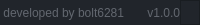
              <widget class="QFrame" name="frame_label_bottom">
               <property name="minimumSize">
                <size>
                 <width>0</width>
                 <height>25</height>
                </size>
               </property>
               <property name="maximumSize">
                <size>
                 <width>16777215</width>
                 <height>25</height>
                </size>
               </property>
               <property name="palette">
                <palette>
                 <active>
                  <colorrole role="WindowText">
                   <brush brushstyle="SolidPattern">
                    <color alpha="255">
                     <red>98</red>
                     <green>103</green>
                     <blue>111</blue>
                    </color>
                   </brush>
                  </colorrole>
                  <colorrole role="Button">
                   <brush brushstyle="SolidPattern">
                    <color alpha="255">
                     <red>33</red>
                     <green>37</green>
                     <blue>43</blue>
                    </color>
                   </brush>
                  </colorrole>
                  <colorrole role="Text">
                   <brush brushstyle="SolidPattern">
                    <color alpha="255">
                     <red>98</red>
                     <green>103</green>
                     <blue>111</blue>
                    </color>
                   </brush>
                  </colorrole>
                  <colorrole role="ButtonText">
                   <brush brushstyle="SolidPattern">
                    <color alpha="255">
                     <red>98</red>
                     <green>103</green>
                     <blue>111</blue>
                    </color>
                   </brush>
                  </colorrole>
                  <colorrole role="Base">
                   <brush brushstyle="SolidPattern">
                    <color alpha="255">
                     <red>33</red>
                     <green>37</green>
                     <blue>43</blue>
                    </color>
                   </brush>
                  </colorrole>
                  <colorrole role="Window">
                   <brush brushstyle="SolidPattern">
                    <color alpha="255">
                     <red>33</red>
                     <green>37</green>
                     <blue>43</blue>
                    </color>
                   </brush>
                  </colorrole>
                  <colorrole role="PlaceholderText">
                   <brush brushstyle="SolidPattern">
                    <color alpha="128">
                     <red>98</red>
                     <green>103</green>
                     <blue>111</blue>
                    </color>
                   </brush>
                  </colorrole>
                 </active>
                 <inactive>
                  <colorrole role="WindowText">
                   <brush brushstyle="SolidPattern">
                    <color alpha="255">
                     <red>98</red>
                     <green>103</green>
                     <blue>111</blue>
                    </color>
                   </brush>
                  </colorrole>
                  <colorrole role="Button">
                   <brush brushstyle="SolidPattern">
                    <color alpha="255">
                     <red>33</red>
                     <green>37</green>
                     <blue>43</blue>
                    </color>
                   </brush>
                  </colorrole>
                  <colorrole role="Text">
                   <brush brushstyle="SolidPattern">
                    <color alpha="255">
                     <red>98</red>
                     <green>103</green>
                     <blue>111</blue>
                    </color>
                   </brush>
                  </colorrole>
                  <colorrole role="ButtonText">
                   <brush brushstyle="SolidPattern">
                    <color alpha="255">
                     <red>98</red>
                     <green>103</green>
                     <blue>111</blue>
                    </color>
                   </brush>
                  </colorrole>
                  <colorrole role="Base">
                   <brush brushstyle="SolidPattern">
                    <color alpha="255">
                     <red>33</red>
                     <green>37</green>
                     <blue>43</blue>
                    </color>
                   </brush>
                  </colorrole>
                  <colorrole role="Window">
                   <brush brushstyle="SolidPattern">
                    <color alpha="255">
                     <red>33</red>
                     <green>37</green>
                     <blue>43</blue>
                    </color>
                   </brush>
                  </colorrole>
                  <colorrole role="PlaceholderText">
                   <brush brushstyle="SolidPattern">
                    <color alpha="128">
                     <red>98</red>
                     <green>103</green>
                     <blue>111</blue>
                    </color>
                   </brush>
                  </colorrole>
                 </inactive>
                 <disabled>
                  <colorrole role="WindowText">
                   <brush brushstyle="SolidPattern">
                    <color alpha="255">
                     <red>98</red>
                     <green>103</green>
                     <blue>111</blue>
                    </color>
                   </brush>
                  </colorrole>
                  <colorrole role="Button">
                   <brush brushstyle="SolidPattern">
                    <color alpha="255">
                     <red>33</red>
                     <green>37</green>
                     <blue>43</blue>
                    </color>
                   </brush>
                  </colorrole>
                  <colorrole role="Text">
                   <brush brushstyle="SolidPattern">
                    <color alpha="255">
                     <red>98</red>
                     <green>103</green>
                     <blue>111</blue>
                    </color>
                   </brush>
                  </colorrole>
                  <colorrole role="ButtonText">
                   <brush brushstyle="SolidPattern">
                    <color alpha="255">
                     <red>98</red>
                     <green>103</green>
                     <blue>111</blue>
                    </color>
                   </brush>
                  </colorrole>
                  <colorrole role="Base">
                   <brush brushstyle="SolidPattern">
                    <color alpha="255">
                     <red>33</red>
                     <green>37</green>
                     <blue>43</blue>
                    </color>
                   </brush>
                  </colorrole>
                  <colorrole role="Window">
                   <brush brushstyle="SolidPattern">
                    <color alpha="255">
                     <red>33</red>
                     <green>37</green>
                     <blue>43</blue>
                    </color>
                   </brush>
                  </colorrole>
                  <colorrole role="PlaceholderText">
                   <brush brushstyle="SolidPattern">
                    <color alpha="128">
                     <red>0</red>
                     <green>0</green>
                     <blue>0</blue>
                    </color>
                   </brush>
                  </colorrole>
                 </disabled>
                </palette>
               </property>
               <property name="layoutDirection">
                <enum>Qt::LeftToRight</enum>
               </property>
               <property name="styleSheet">
                <string notr="true">background-color: rgb(33, 37, 43);</string>
               </property>
               <layout class="QHBoxLayout" name="horizontalLayout_6">
                <property name="spacing">
                 <number>0</number>
                </property>
                <property name="leftMargin">
                 <number>0</number>
                </property>
                <property name="topMargin">
                 <number>0</number>
                </property>
                <property name="rightMargin">
                 <number>0</number>
                </property>
                <property name="bottomMargin">
                 <number>0</number>
                </property>
                <item>
                 <widget class="QLabel" name="label_developer">
                  <property name="maximumSize">
                   <size>
                    <width>120000</width>
                    <height>16777215</height>
                   </size>
                  </property>
                  <property name="palette">
                   <palette>
                    <active>
                     <colorrole role="WindowText">
                      <brush brushstyle="SolidPattern">
                       <color alpha="255">
                        <red>98</red>
                        <green>103</green>
                        <blue>111</blue>
                       </color>
                      </brush>
                     </colorrole>
                     <colorrole role="Button">
                      <brush brushstyle="SolidPattern">
                       <color alpha="255">
                        <red>33</red>
                        <green>37</green>
                        <blue>43</blue>
                       </color>
                      </brush>
                     </colorrole>
                     <colorrole role="Text">
                      <brush brushstyle="SolidPattern">
                       <color alpha="255">
                        <red>98</red>
                        <green>103</green>
                        <blue>111</blue>
                       </color>
                      </brush>
                     </colorrole>
                     <colorrole role="ButtonText">
                      <brush brushstyle="SolidPattern">
                       <color alpha="255">
                        <red>98</red>
                        <green>103</green>
                        <blue>111</blue>
                       </color>
                      </brush>
                     </colorrole>
                     <colorrole role="Base">
                      <brush brushstyle="SolidPattern">
                       <color alpha="255">
                        <red>33</red>
                        <green>37</green>
                        <blue>43</blue>
                       </color>
                      </brush>
                     </colorrole>
                     <colorrole role="Window">
                      <brush brushstyle="SolidPattern">
                       <color alpha="255">
                        <red>33</red>
                        <green>37</green>
                        <blue>43</blue>
                       </color>
                      </brush>
                     </colorrole>
                     <colorrole role="PlaceholderText">
                      <brush brushstyle="NoBrush">
                       <color alpha="128">
                        <red>98</red>
                        <green>103</green>
                        <blue>111</blue>
                       </color>
                      </brush>
                     </colorrole>
                    </active>
                    <inactive>
                     <colorrole role="WindowText">
                      <brush brushstyle="SolidPattern">
                       <color alpha="255">
                        <red>98</red>
                        <green>103</green>
                        <blue>111</blue>
                       </color>
                      </brush>
                     </colorrole>
                     <colorrole role="Button">
                      <brush brushstyle="SolidPattern">
                       <color alpha="255">
                        <red>33</red>
                        <green>37</green>
                        <blue>43</blue>
                       </color>
                      </brush>
                     </colorrole>
                     <colorrole role="Text">
                      <brush brushstyle="SolidPattern">
                       <color alpha="255">
                        <red>98</red>
                        <green>103</green>
                        <blue>111</blue>
                       </color>
                      </brush>
                     </colorrole>
                     <colorrole role="ButtonText">
                      <brush brushstyle="SolidPattern">
                       <color alpha="255">
                        <red>98</red>
                        <green>103</green>
                        <blue>111</blue>
                       </color>
                      </brush>
                     </colorrole>
                     <colorrole role="Base">
                      <brush brushstyle="SolidPattern">
                       <color alpha="255">
                        <red>33</red>
                        <green>37</green>
                        <blue>43</blue>
                       </color>
                      </brush>
                     </colorrole>
                     <colorrole role="Window">
                      <brush brushstyle="SolidPattern">
                       <color alpha="255">
                        <red>33</red>
                        <green>37</green>
                        <blue>43</blue>
                       </color>
                      </brush>
                     </colorrole>
                     <colorrole role="PlaceholderText">
                      <brush brushstyle="NoBrush">
                       <color alpha="128">
                        <red>98</red>
                        <green>103</green>
                        <blue>111</blue>
                       </color>
                      </brush>
                     </colorrole>
                    </inactive>
                    <disabled>
                     <colorrole role="WindowText">
                      <brush brushstyle="SolidPattern">
                       <color alpha="255">
                        <red>98</red>
                        <green>103</green>
                        <blue>111</blue>
                       </color>
                      </brush>
                     </colorrole>
                     <colorrole role="Button">
                      <brush brushstyle="SolidPattern">
                       <color alpha="255">
                        <red>33</red>
                        <green>37</green>
                        <blue>43</blue>
                       </color>
                      </brush>
                     </colorrole>
                     <colorrole role="Text">
                      <brush brushstyle="SolidPattern">
                       <color alpha="255">
                        <red>98</red>
                        <green>103</green>
                        <blue>111</blue>
                       </color>
                      </brush>
                     </colorrole>
                     <colorrole role="ButtonText">
                      <brush brushstyle="SolidPattern">
                       <color alpha="255">
                        <red>98</red>
                        <green>103</green>
                        <blue>111</blue>
                       </color>
                      </brush>
                     </colorrole>
                     <colorrole role="Base">
                      <brush brushstyle="SolidPattern">
                       <color alpha="255">
                        <red>33</red>
                        <green>37</green>
                        <blue>43</blue>
                       </color>
                      </brush>
                     </colorrole>
                     <colorrole role="Window">
                      <brush brushstyle="SolidPattern">
                       <color alpha="255">
                        <red>33</red>
                        <green>37</green>
                        <blue>43</blue>
                       </color>
                      </brush>
                     </colorrole>
                     <colorrole role="PlaceholderText">
                      <brush brushstyle="NoBrush">
                       <color alpha="128">
                        <red>98</red>
                        <green>103</green>
                        <blue>111</blue>
                       </color>
                      </brush>
                     </colorrole>
                    </disabled>
                   </palette>
                  </property>
                  <property name="font">
                   <font>
                    <family>Segoe UI</family>
                    <weight>50</weight>
                    <bold>false</bold>
                   </font>
                  </property>
                  <property name="toolTip">
                   <string>who is the most handsome person</string>
                  </property>
                  <property name="styleSheet">
                   <string notr="true"/>
                  </property>
                  <property name="lineWidth">
                   <number>0</number>
                  </property>
                  <property name="midLineWidth">
                   <number>0</number>
                  </property>
                  <property name="text">
                   <string> developed by bolt6281</string>
                  </property>
                  <property name="margin">
                   <number>0</number>
                  </property>
                 </widget>
                </item>
                <item>
                 <widget class="QLabel" name="label_version">
                  <property name="palette">
                   <palette>
                    <active>
                     <colorrole role="WindowText">
                      <brush brushstyle="SolidPattern">
                       <color alpha="255">
                        <red>98</red>
                        <green>103</green>
                        <blue>111</blue>
                       </color>
                      </brush>
                     </colorrole>
                     <colorrole role="Button">
                      <brush brushstyle="SolidPattern">
                       <color alpha="255">
                        <red>33</red>
                        <green>37</green>
                        <blue>43</blue>
                       </color>
                      </brush>
                     </colorrole>
                     <colorrole role="Text">
                      <brush brushstyle="SolidPattern">
                       <color alpha="255">
                        <red>98</red>
                        <green>103</green>
                        <blue>111</blue>
                       </color>
                      </brush>
                     </colorrole>
                     <colorrole role="ButtonText">
                      <brush brushstyle="SolidPattern">
                       <color alpha="255">
                        <red>98</red>
                        <green>103</green>
                        <blue>111</blue>
                       </color>
                      </brush>
                     </colorrole>
                     <colorrole role="Base">
                      <brush brushstyle="SolidPattern">
                       <color alpha="255">
                        <red>33</red>
                        <green>37</green>
                        <blue>43</blue>
                       </color>
                      </brush>
                     </colorrole>
                     <colorrole role="Window">
                      <brush brushstyle="SolidPattern">
                       <color alpha="255">
                        <red>33</red>
                        <green>37</green>
                        <blue>43</blue>
                       </color>
                      </brush>
                     </colorrole>
                     <colorrole role="PlaceholderText">
                      <brush brushstyle="NoBrush">
                       <color alpha="128">
                        <red>98</red>
                        <green>103</green>
                        <blue>111</blue>
                       </color>
                      </brush>
                     </colorrole>
                    </active>
                    <inactive>
                     <colorrole role="WindowText">
                      <brush brushstyle="SolidPattern">
                       <color alpha="255">
                        <red>98</red>
                        <green>103</green>
                        <blue>111</blue>
                       </color>
                      </brush>
                     </colorrole>
                     <colorrole role="Button">
                      <brush brushstyle="SolidPattern">
                       <color alpha="255">
                        <red>33</red>
                        <green>37</green>
                        <blue>43</blue>
                       </color>
                      </brush>
                     </colorrole>
                     <colorrole role="Text">
                      <brush brushstyle="SolidPattern">
                       <color alpha="255">
                        <red>98</red>
                        <green>103</green>
                        <blue>111</blue>
                       </color>
                      </brush>
                     </colorrole>
                     <colorrole role="ButtonText">
                      <brush brushstyle="SolidPattern">
                       <color alpha="255">
                        <red>98</red>
                        <green>103</green>
                        <blue>111</blue>
                       </color>
                      </brush>
                     </colorrole>
                     <colorrole role="Base">
                      <brush brushstyle="SolidPattern">
                       <color alpha="255">
                        <red>33</red>
                        <green>37</green>
                        <blue>43</blue>
                       </color>
                      </brush>
                     </colorrole>
                     <colorrole role="Window">
                      <brush brushstyle="SolidPattern">
                       <color alpha="255">
                        <red>33</red>
                        <green>37</green>
                        <blue>43</blue>
                       </color>
                      </brush>
                     </colorrole>
                     <colorrole role="PlaceholderText">
                      <brush brushstyle="NoBrush">
                       <color alpha="128">
                        <red>98</red>
                        <green>103</green>
                        <blue>111</blue>
                       </color>
                      </brush>
                     </colorrole>
                    </inactive>
                    <disabled>
                     <colorrole role="WindowText">
                      <brush brushstyle="SolidPattern">
                       <color alpha="255">
                        <red>98</red>
                        <green>103</green>
                        <blue>111</blue>
                       </color>
                      </brush>
                     </colorrole>
                     <colorrole role="Button">
                      <brush brushstyle="SolidPattern">
                       <color alpha="255">
                        <red>33</red>
                        <green>37</green>
                        <blue>43</blue>
                       </color>
                      </brush>
                     </colorrole>
                     <colorrole role="Text">
                      <brush brushstyle="SolidPattern">
                       <color alpha="255">
                        <red>98</red>
                        <green>103</green>
                        <blue>111</blue>
                       </color>
                      </brush>
                     </colorrole>
                     <colorrole role="ButtonText">
                      <brush brushstyle="SolidPattern">
                       <color alpha="255">
                        <red>98</red>
                        <green>103</green>
                        <blue>111</blue>
                       </color>
                      </brush>
                     </colorrole>
                     <colorrole role="Base">
                      <brush brushstyle="SolidPattern">
                       <color alpha="255">
                        <red>33</red>
                        <green>37</green>
                        <blue>43</blue>
                       </color>
                      </brush>
                     </colorrole>
                     <colorrole role="Window">
                      <brush brushstyle="SolidPattern">
                       <color alpha="255">
                        <red>33</red>
                        <green>37</green>
                        <blue>43</blue>
                       </color>
                      </brush>
                     </colorrole>
                     <colorrole role="PlaceholderText">
                      <brush brushstyle="NoBrush">
                       <color alpha="128">
                        <red>98</red>
                        <green>103</green>
                        <blue>111</blue>
                       </color>
                      </brush>
                     </colorrole>
                    </disabled>
                   </palette>
                  </property>
                  <property name="font">
                   <font>
                    <family>Segoe UI</family>
                   </font>
                  </property>
                  <property name="layoutDirection">
                   <enum>Qt::RightToLeft</enum>
                  </property>
                  <property name="styleSheet">
                   <string notr="true"/>
                  </property>
                  <property name="text">
                   <string>v1.0.0</string>
                  </property>
                  <property name="alignment">
                   <set>Qt::AlignRight|Qt::AlignTrailing|Qt::AlignVCenter</set>
                  </property>
                  <property name="margin">
                   <number>0</number>
                  </property>
                  <property name="textInteractionFlags">
                   <set>Qt::NoTextInteraction</set>
                  </property>
                 </widget>
                </item>
                <item>
                 <widget class="QFrame" name="frame_size_grip">
                  <property name="minimumSize">
                   <size>
                    <width>20</width>
                    <height>0</height>
                   </size>
                  </property>
                  <property name="maximumSize">
                   <size>
                    <width>20</width>
                    <height>16777215</height>
                   </size>
                  </property>
                  <property name="styleSheet">
                   <string notr="true">QSizeGrip {
	background-image: url(:/icons/icons/16x16/cil-size-grip.png);
	background-position: center;
	background-repeat: no-reperat;
}</string>
                  </property>
                  <property name="frameShape">
                   <enum>QFrame::StyledPanel</enum>
                  </property>
                  <property name="frameShadow">
                   <enum>QFrame::Raised</enum>
                  </property>
                 </widget>
                </item>
               </layout>
              </widget>
